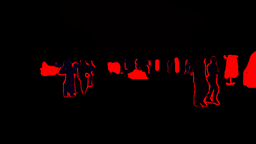
#> input picture 2022-T2/9517/work/group project/comp9517-group-project-dev/panoptic_maps/train/0002/000013.png, 256 x 144 px, shrunk from 1920 x 1080 before the run, found by its file name; its folder holds only this picture in this run
$ python labeltxt.py
#> lines starting #> are read from the running program, lines starting #| are printed output that depends on the picture
import os
from PIL import Image
import numpy as np

def convert_label(img_path, txt_path):
    img_blue = np.array(Image.open(img_path))[:, :, 2]
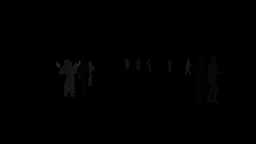
#> img_blue: shape (144, 256); min 0, max 43, mean 0.6
    x, y = img_blue.shape
#> x = 144; y = 256
    labels = np.unique(img_blue)[1:]
#> labels = 41 values from 1 to 43
    lines = ""
    for _ in labels:
        for i in range(0, x):
            for j in range(0, y):
                if img_blue[i][j] == _:
                    bottom = i
        for i in range(x-1, -1, -1):
            for j in range(0, y):
                if img_blue[i][j] == _:
                    top = i
        for i in range(0, y):
            for j in range(0, x):
                if img_blue[j][i] == _:
                   right = i
        for i in range(y-1, -1, -1):
            for j in range(0, x):
                if img_blue[j][i] == _:
                    left = i
        x_center = str((right + left) / (2 * y))
        y_center = str((bottom + top) / (2 * x))
        width = str((right - left) / y)
        height = str((bottom - top) / x)
        line = " ".join(("0", x_center, y_center, width, height, "\n"))
        lines += line
#> this loop made 41 passes
#> (x_center, y_center, width, height) on passes 1 to 9: ('0.548828125', '0.5555555555555556', '0.64453125', '0.3611111111111111'), ('0.55859375', '0.5590277777777778', '0.625', '0.3541666666666667'), ('0.548828125', '0.5555555555555556', '0.60546875', '0.3472222222222222'), ('0.5390625', '0.5590277777777778', '0.625', '0.2986111111111111'), ('0.541015625', '0.5520833333333334', '0.61328125', '0.3125'), ('0.556640625', '0.5590277777777778', '0.58203125', '0.3125'), ('0.544921875', '0.5659722222222222', '0.64453125', '0.2986111111111111'), ('0.54296875', '0.5555555555555556', '0.6484375', '0.2916666666666667'), ('0.541015625', '0.5520833333333334', '0.63671875', '0.3125')
    with open(txt_path, "w") as f:
        f.write(lines[:-1])

cur_dir = os.path.dirname(os.path.realpath(__file__))
label_root = os.path.join(cur_dir, "datasets/panoptic_maps/train")
labeldirs = os.listdir(label_root)

for _ in labeldirs:
    if 'text' in _:
        continue
    path_img = os.path.join(label_root, _)
    path_txt = os.path.join(label_root, _ + '_text')
    if not os.path.exists(path_txt):
        os.makedirs(path_txt)
    imgs = os.listdir(path_img)
    for img_name in imgs:
        img_path = os.path.join(path_img, img_name)
        txt_path = os.path.join(path_txt, img_name.split('.')[0]+'.txt')
        convert_label(img_path, txt_path)
#> pass 2 of the loop `for _ in labeldirs:`:
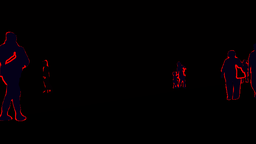
#> input picture 2022-T2/9517/work/group project/comp9517-group-project-dev/panoptic_maps/train/0009/000019.png, 256 x 144 px, shrunk from 1920 x 1080 before the run, found by its file name
#> in convert_label (call 2), `img_blue = np.array(Image.open(img_path))[:, :, 2]`:
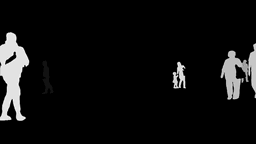
#> img_blue: shape (144, 256); min 0, max 27, mean 1.6; drawn with min black and max white
#> labels = 27 values from 1 to 27
#> the loop in convert_label (call 2), `for _ in labels:` made 27 passes
#> (x_center, y_center, width, height) on passes 1 to 6: ('0.49609375', '0.5104166666666666', '0.984375', '0.5763888888888888'), ('0.498046875', '0.5555555555555556', '0.98828125', '0.5555555555555556'), ('0.48828125', '0.5590277777777778', '0.9765625', '0.5486111111111112'), ('0.501953125', '0.5555555555555556', '0.98828125', '0.4861111111111111'), ('0.498046875', '0.5104166666666666', '0.98828125', '0.5763888888888888'), ('0.48046875', '0.5520833333333334', '0.9609375', '0.5486111111111112')
